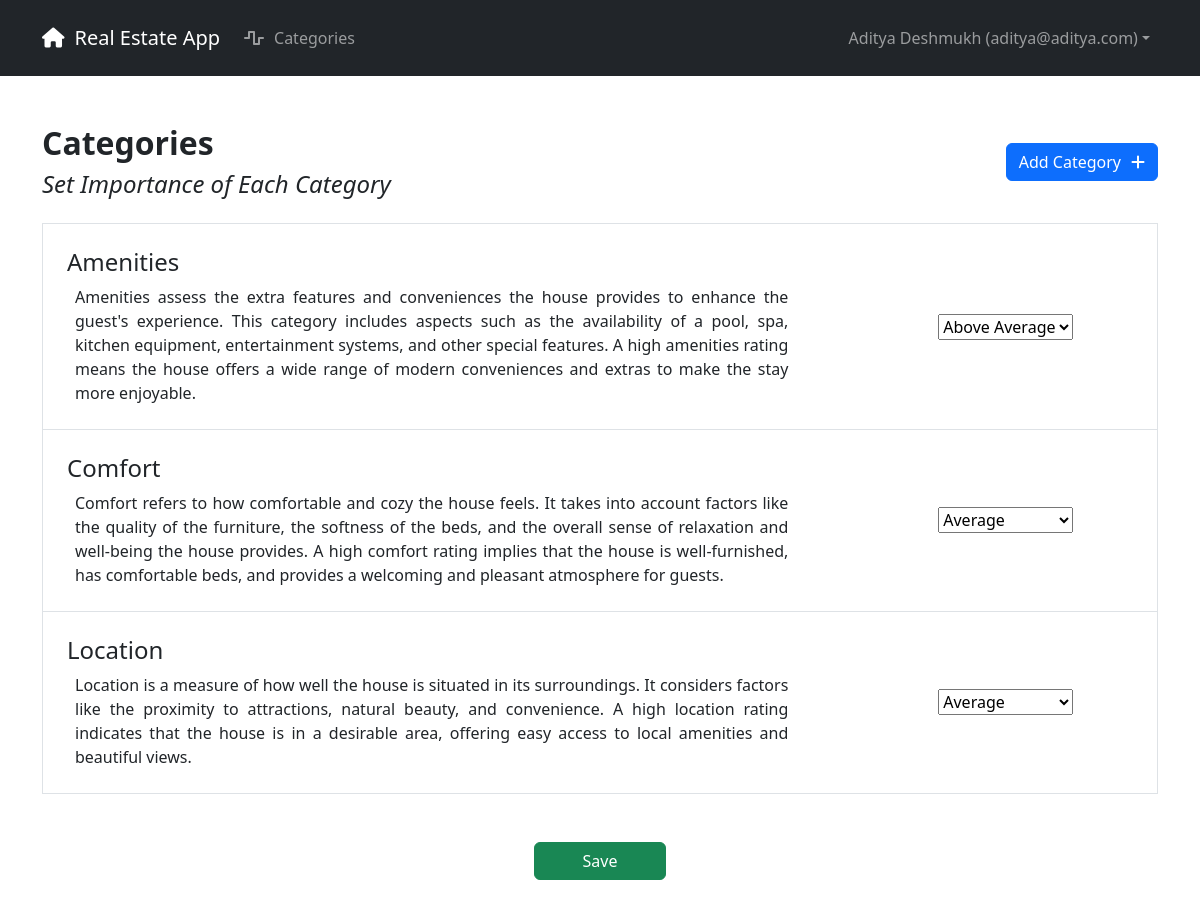
The app's page /categories/ (signed in), older data.
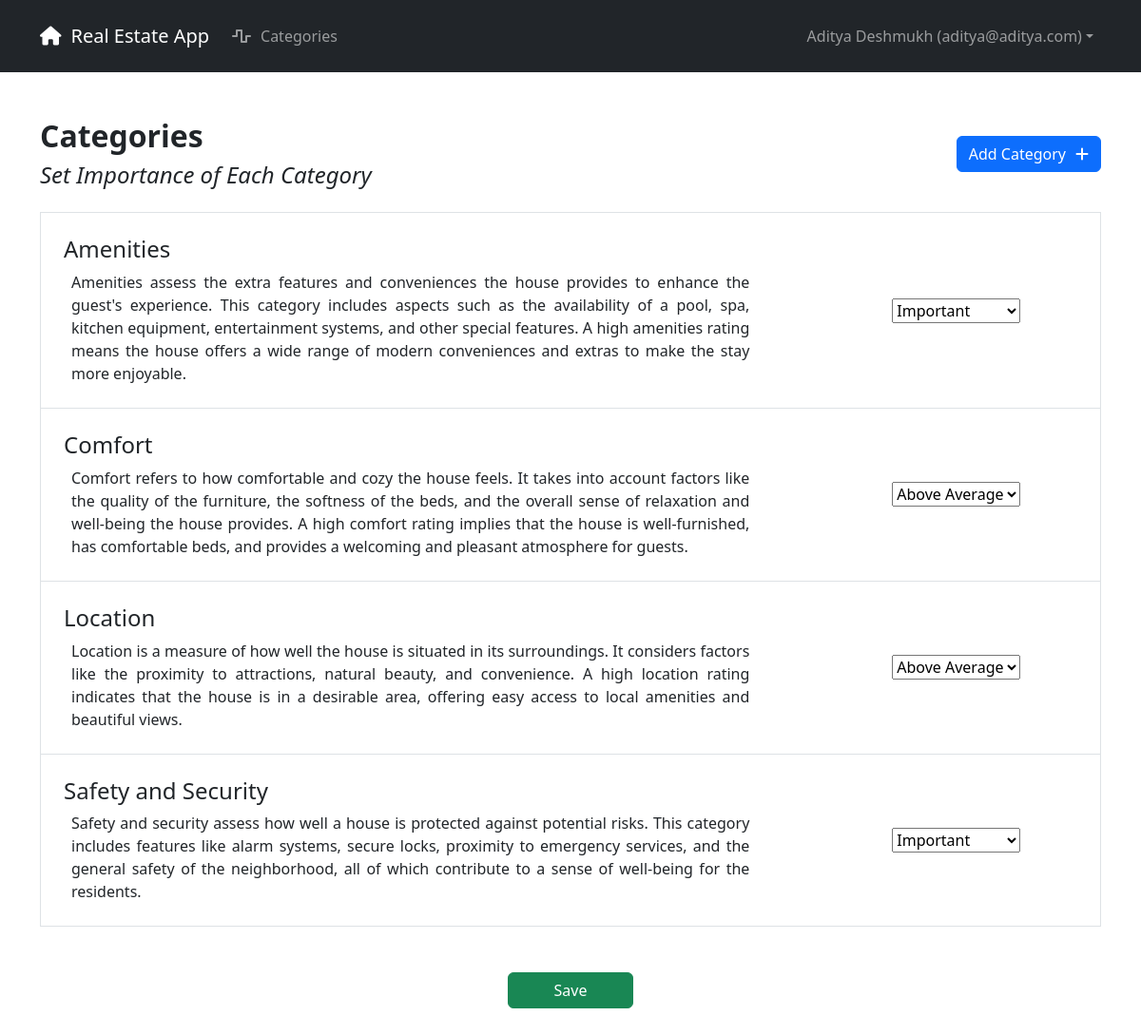
The same page, newer data.
### realestate/apps/appauth/models.py (models this page shows, shortened)
class User(AbstractUser, PermissionsMixin):
    id = models.UUIDField(primary_key=True, default=uuid.uuid4, editable=False)
    email = models.EmailField(
        unique=True,
        verbose_name="Email Address",
        error_messages={"unique": ("A user with this email already exists.")},
    )
    first_name = models.CharField(max_length=30, verbose_name="First Name")
    last_name = models.CharField(max_length=30, verbose_name="Last Name")
    phone = models.CharField(
        max_length=10,
        verbose_name="Phone Number",
        blank=True,
        validators=[
            RegexValidator(
                regex="^[0-9-()+]{10,20}$",
                message=("Please enter a valid phone number."),
                code="phone_format",
            )
        ],
    )
    is_staff = models.BooleanField(
        default=False,
        help_text=("Designates whether the user can log into this admin site."),
        verbose_name="Staff Status",
    )
    is_active = models.BooleanField(
        default=True,
        help_text=(
            "Designates whether this user should be treated as active. Unselect this instead of deleting accounts."
        ),
        verbose_name="Active",
    )
    objects = UserManager()
    EMAIL_FIELD = "email"
    USERNAME_FIELD = "email"
    REQUIRED_FIELDS = ["first_name", "last_name"]
    _ALL_TYPES_ALLOWED = set(["Homebuyer", "Realtor"])
    _HOMEBUYER_ONLY = set(["Homebuyer"])
    _REALTOR_ONLY = set(["Realtor"])
    class Meta:
        verbose_name = "User"
        verbose_name_plural = "Users"
    def get_full_name(self):
        return f"{self.first_name} {self.last_name}".strip()
    @property
    def role_object(self):
        has_homebuyer = hasattr(self, "homebuyer")
        has_realtor = hasattr(self, "realtor")
        if has_homebuyer:
            if has_realtor:
                raise IntegrityError(
                    f"User {str(self)} is registered as both a Homebuyer and a Realtor, which is not valid."
                )
            return self.homebuyer
        elif has_realtor:
            return self.realtor
        return None

### realestate/apps/core/models.py (models this page shows, shortened)
class BaseModel(models.Model):
    id = models.UUIDField(primary_key=True, default=uuid.uuid4, editable=False)
    class Meta:
        abstract = True

class Category(BaseModel):
    _SUMMARY_MIN_LENGTH = 1
    summary = models.CharField(max_length=128, verbose_name="Summary")
    description = models.TextField(blank=True, verbose_name="Description")
    couple = models.ForeignKey(
        "core.Couple", verbose_name="Couple", on_delete=models.CASCADE
    )
    def __str__(self):
        return f"{self.summary} - {self.couple}"
    class Meta:
        ordering = ["summary"]
        unique_together = (("summary", "couple"),)
        verbose_name = "Category"
        verbose_name_plural = "Categories"

### realestate/apps/core/views.py (the view, shortened to what this page needs)
# urls.py: path("categories/", CoreViews.CategoryView.as_view(), name="categories"),
class CategoryView(BaseView):
    _USER_TYPES_ALLOWED = User._HOMEBUYER_ONLY
    template_name = "core/categories.html"
    def _permission_check(self, request, role, *args, **kwargs):
        return True
    def _weight_context(self):
        weight_field = CategoryWeight._meta.get_field("weight")
        weight_choices = dict(weight_field.choices)
        min_weight = min(weight for weight in weight_choices)
        max_weight = max(weight for weight in weight_choices)
        min_choice = weight_choices[min_weight]
        max_choice = weight_choices[max_weight]
        return {
            "min_weight": min_weight,
            "max_weight": max_weight,
            "min_choice": min_choice,
            "max_choice": max_choice,
            "default_weight": weight_field.default,
            "js_weight": json.dumps(weight_choices),
        }
    def get(self, request, *args, **kwargs):
        homebuyer = Homebuyer.objects.get(user=request.user)
        couple = homebuyer.couple
        categories = Category.objects.filter(couple=couple)
        weights = CategoryWeight.objects.filter(homebuyer__user=request.user)
        weighted = {}
        for category in categories:
            missing = True
            for weight in weights:
                if weight.category.id == category.id:
                    weighted[category] = weight.weight
                    missing = False
                    break
            if missing:
                weighted[category] = 3
        eval_form = CategoryWeightForm(extra_fields=weighted, categories=categories)
        context = {
            "couple": couple,
            "weighted": weighted,
            "form": eval_form,
        }
        context.update(self._weight_context())
        return render(request, self.template_name, context)

### realestate/apps/core/forms.py
class CategoryWeightForm(forms.Form):
    def __init__(self, *args, **kwargs):
        extra_fields = kwargs.pop("extra_fields", None)
        categories = kwargs.pop("categories", None)
        super(CategoryWeightForm, self).__init__(*args, **kwargs)
        if extra_fields:
            for category, (field_name, field_value) in zip(
                categories, extra_fields.items()
            ):
                field = CustomChoiceField(
                    initial=field_value,
                    choices=(
                        (1, "Unimportant"),
                        (2, "Below Average"),
                        (3, "Average"),
                        (4, "Above Average"),
                        (5, "Important"),
                    ),
                    label=category.summary,
                    description=category.description,
                    widget=forms.Select(),
                )
                self.fields[field_name] = field

### realestate/apps/core/models.py (called while the page is built)
    @property
    def full_name(self):
        return self.user.get_full_name()

    def __str__(self):
        return ", ".join((str(hb) if hb else "?" for hb in self._homebuyers()))

    def _homebuyers(self):
        homebuyers = self.homebuyer_set.order_by("id")
        if not homebuyers:
            homebuyers = (None, None)
        elif homebuyers.count() == 1:
            homebuyers = (homebuyers.first(), None)
        return homebuyers

    def __str__(self):
        return self.full_name

    @property
    def role_type(self):
        return "Homebuyer"

### realestate/apps/core/views.py (called while the page is built)
    @method_decorator(login_required)
    def dispatch(self, request, *args, **kwargs):
        role = request.user.role_object
        if role.role_type in self._USER_TYPES_ALLOWED:
            if self._permission_check(request, role, *args, **kwargs):
                return super(BaseView, self).dispatch(request, *args, **kwargs)
        raise PermissionDenied

### realestate/templates/core/categories.html (shortened to what this page needs)
{% extends "base.html" %}
{% load django_bootstrap5 %}
{% block body %}
    <div class="mt-5">
        <div class="d-flex align-items-center justify-content-between">
            <div>
                <h2>
                    <strong>Categories</strong>
                </h2>
                <h4 class="m-0">
                    <em>Set Importance of Each Category</em>
                </h4>
            </div>
            <a href="{% url 'categories-add' %}"
               role="button"
               class="btn btn-primary">Add Category<i class="fa-solid fa-plus" style="padding-left: 10px"></i></a>
        </div>
        <ul class="list-group mt-4">
            <form action="" role="form" method="post">
                {% for field in form.visible_fields %}
                    <li class="list-group-item">
                        <div class="d-flex justify-content-between">
                            <div class="col-sm-8 mx-2 my-3">
                                <h4>{{ field.label }}</h4>
                                <p style="text-align:justify" class="my-0 ms-2">{{ field.field.description }}</p>
                            </div>
                            <div class="col-sm-3 d-flex align-items-center justify-content-center">{{ field }}</div>
                        </div>
                    </li>
                {% endfor %}
                <center class="my-5">
                    <button role="button" class="btn btn-success px-5">Save</button>
                </center>
            </form>
        </ul>
    </div>
{% endblock body %}

### realestate/templates/base.html (shortened to what this page needs)
{% load django_bootstrap5 %}
{% load static %}
<!DOCTYPE html>
<html>
    <head>
        {% bootstrap_css %}
    </head>
    <body>
        <nav class="navbar navbar-expand-lg navbar-dark bg-dark">
            <div class="container container-fluid">
                <div class="navbar-header d-flex align-items-center" style="height:60px">
                    <a class="navbar-brand" href="{% url 'home' %}">
                        <i class="fa-solid fa-house" style="margin-right:10px"></i>Real Estate App
                    </a>
                </div>
                <div class="collapse navbar-collapse" id="navbarSupportedContent">
                    <ul class="navbar-nav me-auto mb-2 mb-lg-0">
                        {% if user.is_authenticated %}
                            <li class="nav-item">
                                <a href="{% url 'categories' %}" class="nav-link">
                                    <i class="fa-solid fa-wave-square" style="margin-right:10px"></i>Categories
                                </a>
                            </li>
                        {% endif %}
                    </ul>
                    <ul class="nav navbar-nav navbar-right">
                        {% if user.is_authenticated %}
                            <li class="nav-item dropdown">
                                <a class="nav-link dropdown-toggle"
                                   href="#"
                                   id="navbarDarkDropdownMenuLink"
                                   role="button"
                                   data-bs-toggle="dropdown"
                                   aria-expanded="false">{{ user.get_full_name|default:"User" }} ({{ user.email }})</a>
                            </li>
                        {% else %}
                            <li>
                                <a href="{% url 'login' %}" class="nav-link">
                                    <i class="fa-solid fa-right-to-bracket" style="margin-right:10px"></i>Login
                                </a>
                            </li>
                        {% endif %}
                    </ul>
                </div>
            </div>
        </nav>
        <div class="container">
            {% block body %}
            {% endblock body %}
        </div>
    </body>
</html>

Row changes from the older to the newer data that the page shows:
added Category: label "Safety and Security", field.description "Safety and security assess how well a house is protected against potential risks. This category includes features like alarm systems, secure locks, proximity to emergency services, and the general safety of the neighborhood, all of which contribute to a sense of well-being for the residents."
Text that changed along with them:
form field field: "Above Average" → "Important"
form field field: "Average" → "Above Average"
new list line: "Important"
